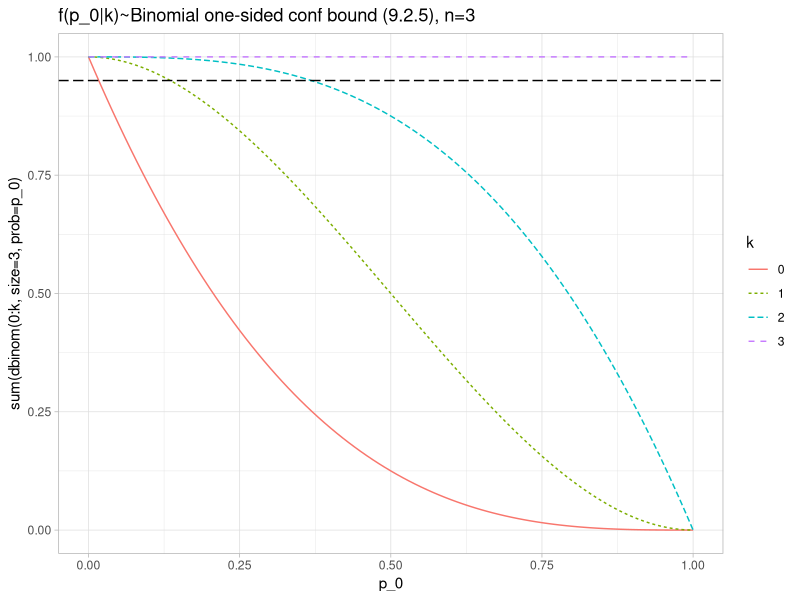

Reproduce this figure in R.
## ---- chunk 1
library(tidyverse)
fdata <- crossing(k=0:3, p_0 = seq(0,1,by=.01)) %>%
  rowwise() %>%
  mutate(f_p_k = sum(dbinom(0:k, size=3, prob=p_0))) %>%
  ungroup() %>% mutate(k=factor(k))
ggplot(fdata, aes(x=p_0, y=f_p_k, color=k, lty=k))+
  geom_line()+
  geom_hline(yintercept=0.95, lty=5)+theme_light()+
  ggtitle("f(p_0|k)~Binomial one-sided conf bound (9.2.5), n=3")+
  ylab("sum(dbinom(0:k, size=3, prob=p_0)")
## ---- chunk 2
nn = 20
t0 = 4
alpha = .05

lambda_l <- qchisq(p=1-alpha/2, df=2*t0, lower.tail = FALSE)/(2*nn)
lambda_u <- qchisq(p=alpha/2, df=2*(t0+1), lower.tail = FALSE)/(2*nn)
c(lambda_l, lambda_u)
## ---- chunk 3
nn = 100
t0 = 4
alpha = .05

lambda_l <- qchisq(p=1-alpha/2, df=2*t0, lower.tail = FALSE)/(2*nn)
lambda_u <- qchisq(p=alpha/2, df=2*(t0+1), lower.tail = FALSE)/(2*nn)
c(lambda_l, lambda_u)
